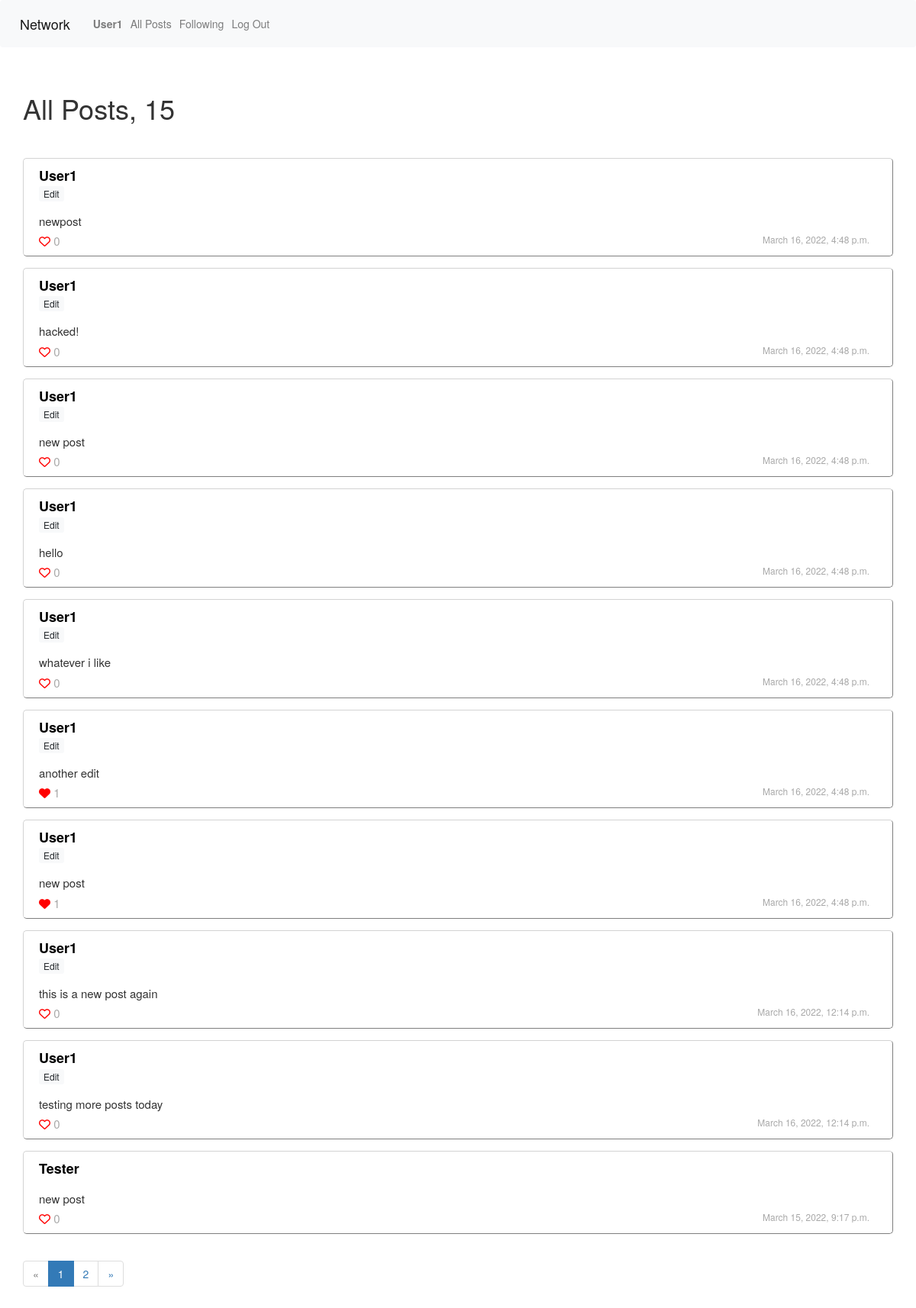
The app's page /all_posts (signed in) with its own data.
### network/models.py (models this page shows, shortened)
class User(AbstractUser, models.Model):
    followings = models.ManyToManyField('self', related_name="followers", symmetrical=False)

class Posts(models.Model):
    content = models.CharField(max_length=200)
    poster = models.ForeignKey(User, on_delete=models.CASCADE, related_name="posts")
    likes = models.IntegerField(default=0)
    date = models.DateTimeField(default=timezone.now())
    likers = models.ManyToManyField(User, blank=True, related_name="posts_liked")

### network/views.py (the view)
# urls.py: path("all_posts", views.all_posts, name="all_posts"),
def all_posts(request):
    user = request.user
    posts = Posts.objects.all().order_by("-id")
    posts_count = posts.count()
    current_page = request.GET.get('page', 1)
    page = paginate(posts, current_page)
    return render(request, "network/allposts.html", {
        "user": user,
        "posts": page,
        "posts_count": posts_count
        })

### network/templatetags/load_functions.py (called while the page is built)
@register.filter
def likers(postid):
	post = Posts.objects.filter(id=postid)[0]
	return post.likers.all()

### network/views.py (called while the page is built)
def paginate(posts, current_page):
    paginator = Paginator(posts, 10)
    try:
        page = paginator.page(current_page)
    except PageNotAnInteger:
        page = paginator.page(1)
    except EmptyPage:
        page = paginator.page(paginator.num_pages)
    return page

### network/templates/network/allposts.html
{% extends "network/layout.html" %}
{% block body %}
{% load load_functions %}
     {% if user.is_authenticated %}
    <h1> All Posts, {{ posts_count}}</h1>
    <div class="postcontainer">
        <br>
        {% for post in posts %}
        <div class="posts  {%if post.poster.id == user.id%} mypost{% endif %}" >
            <div class="posthead">
                <div class="poster">
                    <a class="postername {%if post.poster.id == user.id%} me{% endif %}" href="{% url 'user' post.poster.username %}"> {{post.poster.username.capitalize}}</a>
                    <div class="edit">
                        {% if post.poster.id == user.id %}
                        <button class="editlink btn btn-light btn-sm btn-sml" style="font-size: 12px; padding: 0px 5px;"> Edit </button>
                        {% endif %}
                        </div>
                </div><div id ="postdiv{{post.id}}" class="postcontent" data-postid="{{post.id}}">
                    <a> {{post.content}}</a>
                </div>
            </div>
            <div class="postbody">
                <div class="like">
                    <span class="likebutton" data-userid="{{user.id}}" data-postid={{post.id}}>
                        {% if user in post.id|likers %}
                        <i class="fa-solid fa-heart"></i>
                        {% else %}
                        <i class="far fa-heart"></i>
                        {% endif %}
                    </span><a class="postlikesnum" style="color: darkgrey"> {{post.likes}}</a>
                </div>
                <div class="date">
                    {{post.date}}
                </div>
            </div>
          </div>
        {% empty %}
        <h3> No Posts</h3>
        {% endfor %}
    </div>
{% if posts.has_other_pages %}
  <ul class="pagination">
    {% if posts.has_previous %}
      <li><a href="?page={{ posts.previous_page_number }}">&laquo;</a></li>
    {% else %}
      <li class="disabled"><span>&laquo;</span></li>
    {% endif %}
    {% for i in posts.paginator.page_range %}
      {% if posts.number == i %}
        <li class="active"><span>{{ i }} <span class="sr-only">(current)</span></span></li>
      {% else %}
        <li><a href="?page={{ i }}">{{ i }}</a></li>
      {% endif %}
    {% endfor %}
    {% if posts.has_next %}
      <li><a href="?page={{ posts.next_page_number }}">&raquo;</a></li>
    {% else %}
      <li class="disabled"><span>&raquo;</span></li>
    {% endif %}
  </ul>
{% endif %}
      {% endif %}
{% endblock %}

### network/templates/network/layout.html (shortened to what this page needs)
{% load static %}
{% load load_functions %}
<!DOCTYPE html>
<html lang="en">
    <head>
        <link rel="stylesheet" href="https://stackpath.bootstrapcdn.com/bootstrap/4.4.1/css/bootstrap.min.css">
        <link href="{% static 'network/styles.css' %}" rel="stylesheet">
        <link rel="stylesheet" href="https://cdn.jsdelivr.net/npm/bootstrap@3.3.7/dist/css/bootstrap.min.css">
        <link rel="stylesheet" href="https://cdnjs.cloudflare.com/ajax/libs/font-awesome/6.0.0-beta2/css/all.min.css" />
        <link rel="stylesheet" href="https://cdn.jsdelivr.net/npm/bootstrap@3.3.7/dist/css/bootstrap-theme.min.css">
    </head>
    <body>
        <nav class="navbar navbar-expand-lg navbar-light bg-light">
            <a class="navbar-brand" href="{% url 'index' %}">Network</a>
            <div>
              <ul class="navbar-nav mr-auto">
                {% if user.is_authenticated %}
                    <li class="nav-item">
                        <a class="nav-link" href="{% url 'profile' %}"><strong>{{ user.username.capitalize }}</strong></a>
                    </li>
                {% endif %}
                <li class="nav-item">
                  <a class="nav-link" href="{% url 'all_posts' %}">All Posts</a>
                </li>
                {% if user.is_authenticated %}
                    <li class="nav-item">
                        <a class="nav-link" href="{% url 'following' %}">Following</a>
                    </li>
                    <li class="nav-item">
                        <a class="nav-link" href="{% url 'logout' %}">Log Out</a>
                    </li>
                {% endif %}
              </ul>
            </div>
          </nav>
        <div class="body">
            {% block body %}
            {% endblock %}
        </div>
    </body>
</html>

### network/static/network/styles.css (style rules this page uses)
.body { margin: 10px; padding: 20px; }
.postcontainer { margin: 0 auto; border: thin; border-radius: 5px; }
.posts { width: auto; height: auto; padding: 0px 30px 30px 20px; margin: 15px auto; border: thin; border-style: outset; border-radius: 5px; background-color: white; border-color: #D3D3D3; }
.poster { float: left; width: 100%; height: 20%%; margin: 10px 0px 10px 0px; padding-bottom: 5px; font-size: 18px; font-weight: bold; position:relative; }
.date { float: right; width: auto; font-size: 12px; color: darkgrey; }
.like { position: relative; float: left; color: red; }
.postcontent { padding-bottom: 5px; font-size: 15px; width: auto; }
.posthead { height: 90%; width: 100%; position: relative; }
.postbody { height: 10%; width: 100%; font-size: 15px; background-color: black; }
.edit { font-size: 13px; }
.postername { color: black; }
.postlikesnum { color: darkgrey; }
.likebutton { cursor: pointer; }
.fa-heart { font-size:15px; }
.editlink { font-size: 0.5 ; size: 5px; }

### records on screen
User: username "User1"
Posts: poster.username "User1", shows "Edit", content "newpost", likes "0", date "March 16, 2022, 4:48 p.m."
Posts: poster.username "User1", shows "Edit", content "hacked!", likes "0", date "March 16, 2022, 4:48 p.m."
Posts: poster.username "User1", shows "Edit", content "new post", likes "0", date "March 16, 2022, 4:48 p.m."
Posts: poster.username "User1", shows "Edit", content "hello", likes "0", date "March 16, 2022, 4:48 p.m."
Posts: poster.username "User1", shows "Edit", content "whatever i like", likes "0", date "March 16, 2022, 4:48 p.m."
Posts: poster.username "User1", shows "Edit", content "another edit", likes "1", date "March 16, 2022, 4:48 p.m."
Posts: poster.username "User1", shows "Edit", content "new post", likes "1", date "March 16, 2022, 4:48 p.m."
Posts: poster.username "User1", shows "Edit", content "this is a new post again", likes "0", date "March 16, 2022, 12:14 p.m."
Posts: poster.username "User1", shows "Edit", content "testing more posts today", likes "0", date "March 16, 2022, 12:14 p.m."
Posts: poster.username "Tester", content "new post", likes "0", date "March 15, 2022, 9:17 p.m."

### other values on screen
{{ posts_count }} "15"
{{ i }} "1"
{{ i }} "2"
